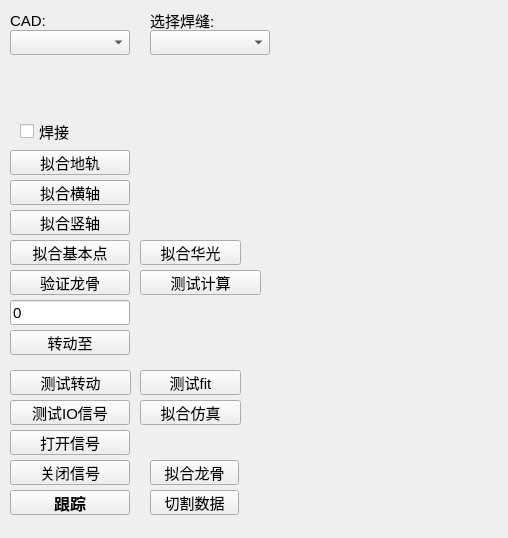
<?xml version="1.0" encoding="UTF-8"?>
<ui version="4.0">
 <class>Tracing</class>
 <widget class="QWidget" name="Tracing">
  <property name="geometry">
   <rect>
    <x>0</x>
    <y>0</y>
    <width>508</width>
    <height>538</height>
   </rect>
  </property>
  <property name="windowTitle">
   <string>Form</string>
  </property>
  <widget class="QLabel" name="label">
   <property name="geometry">
    <rect>
     <x>150</x>
     <y>10</y>
     <width>71</width>
     <height>21</height>
    </rect>
   </property>
   <property name="font">
    <font>
     <pointsize>11</pointsize>
    </font>
   </property>
   <property name="text">
    <string>选择焊缝:</string>
   </property>
  </widget>
  <widget class="QComboBox" name="cbxSEAM">
   <property name="geometry">
    <rect>
     <x>150</x>
     <y>30</y>
     <width>120</width>
     <height>25</height>
    </rect>
   </property>
   <property name="font">
    <font>
     <pointsize>11</pointsize>
    </font>
   </property>
  </widget>
  <widget class="QLabel" name="label_2">
   <property name="geometry">
    <rect>
     <x>10</x>
     <y>10</y>
     <width>51</width>
     <height>21</height>
    </rect>
   </property>
   <property name="font">
    <font>
     <pointsize>11</pointsize>
    </font>
   </property>
   <property name="text">
    <string>CAD:</string>
   </property>
  </widget>
  <widget class="QComboBox" name="cbxCAD">
   <property name="geometry">
    <rect>
     <x>10</x>
     <y>30</y>
     <width>120</width>
     <height>25</height>
    </rect>
   </property>
   <property name="font">
    <font>
     <pointsize>11</pointsize>
    </font>
   </property>
  </widget>
  <widget class="QCheckBox" name="ckxWeld">
   <property name="geometry">
    <rect>
     <x>20</x>
     <y>120</y>
     <width>61</width>
     <height>23</height>
    </rect>
   </property>
   <property name="font">
    <font>
     <pointsize>11</pointsize>
    </font>
   </property>
   <property name="text">
    <string>焊接</string>
   </property>
  </widget>
  <widget class="QPushButton" name="btnPosition3">
   <property name="geometry">
    <rect>
     <x>10</x>
     <y>210</y>
     <width>120</width>
     <height>25</height>
    </rect>
   </property>
   <property name="font">
    <font>
     <pointsize>11</pointsize>
    </font>
   </property>
   <property name="text">
    <string>拟合竖轴</string>
   </property>
  </widget>
  <widget class="QPushButton" name="home">
   <property name="geometry">
    <rect>
     <x>10</x>
     <y>330</y>
     <width>120</width>
     <height>25</height>
    </rect>
   </property>
   <property name="font">
    <font>
     <pointsize>11</pointsize>
    </font>
   </property>
   <property name="text">
    <string>转动至</string>
   </property>
  </widget>
  <widget class="QLineEdit" name="dig">
   <property name="geometry">
    <rect>
     <x>10</x>
     <y>300</y>
     <width>120</width>
     <height>25</height>
    </rect>
   </property>
   <property name="font">
    <font>
     <pointsize>11</pointsize>
    </font>
   </property>
   <property name="text">
    <string>0</string>
   </property>
  </widget>
  <widget class="QPushButton" name="rotateTrack">
   <property name="geometry">
    <rect>
     <x>10</x>
     <y>490</y>
     <width>120</width>
     <height>25</height>
    </rect>
   </property>
   <property name="font">
    <font>
     <pointsize>12</pointsize>
     <weight>75</weight>
     <bold>true</bold>
    </font>
   </property>
   <property name="text">
    <string>跟踪</string>
   </property>
  </widget>
  <widget class="QPushButton" name="btnPosition2">
   <property name="geometry">
    <rect>
     <x>10</x>
     <y>180</y>
     <width>120</width>
     <height>25</height>
    </rect>
   </property>
   <property name="font">
    <font>
     <pointsize>11</pointsize>
    </font>
   </property>
   <property name="text">
    <string>拟合横轴</string>
   </property>
  </widget>
  <widget class="QPushButton" name="btnPosition1">
   <property name="geometry">
    <rect>
     <x>10</x>
     <y>150</y>
     <width>120</width>
     <height>25</height>
    </rect>
   </property>
   <property name="font">
    <font>
     <pointsize>11</pointsize>
    </font>
   </property>
   <property name="text">
    <string>拟合地轨</string>
   </property>
  </widget>
  <widget class="QPushButton" name="home_2">
   <property name="geometry">
    <rect>
     <x>10</x>
     <y>460</y>
     <width>120</width>
     <height>25</height>
    </rect>
   </property>
   <property name="font">
    <font>
     <pointsize>11</pointsize>
    </font>
   </property>
   <property name="text">
    <string>关闭信号</string>
   </property>
  </widget>
  <widget class="QPushButton" name="home_3">
   <property name="geometry">
    <rect>
     <x>10</x>
     <y>400</y>
     <width>120</width>
     <height>25</height>
    </rect>
   </property>
   <property name="font">
    <font>
     <pointsize>11</pointsize>
    </font>
   </property>
   <property name="text">
    <string>测试IO信号</string>
   </property>
  </widget>
  <widget class="QPushButton" name="signal51">
   <property name="geometry">
    <rect>
     <x>10</x>
     <y>430</y>
     <width>120</width>
     <height>25</height>
    </rect>
   </property>
   <property name="font">
    <font>
     <pointsize>11</pointsize>
    </font>
   </property>
   <property name="text">
    <string>打开信号</string>
   </property>
  </widget>
  <widget class="QPushButton" name="verifiKeel">
   <property name="geometry">
    <rect>
     <x>10</x>
     <y>270</y>
     <width>120</width>
     <height>25</height>
    </rect>
   </property>
   <property name="font">
    <font>
     <pointsize>11</pointsize>
    </font>
   </property>
   <property name="text">
    <string>验证龙骨</string>
   </property>
  </widget>
  <widget class="QPushButton" name="fitBase">
   <property name="geometry">
    <rect>
     <x>10</x>
     <y>240</y>
     <width>120</width>
     <height>25</height>
    </rect>
   </property>
   <property name="font">
    <font>
     <pointsize>11</pointsize>
    </font>
   </property>
   <property name="text">
    <string>拟合基本点</string>
   </property>
  </widget>
  <widget class="QPushButton" name="pushButton_2">
   <property name="geometry">
    <rect>
     <x>150</x>
     <y>460</y>
     <width>89</width>
     <height>25</height>
    </rect>
   </property>
   <property name="font">
    <font>
     <pointsize>11</pointsize>
    </font>
   </property>
   <property name="text">
    <string>拟合龙骨</string>
   </property>
  </widget>
  <widget class="QPushButton" name="pushButton_3">
   <property name="geometry">
    <rect>
     <x>150</x>
     <y>490</y>
     <width>89</width>
     <height>25</height>
    </rect>
   </property>
   <property name="font">
    <font>
     <pointsize>11</pointsize>
    </font>
   </property>
   <property name="text">
    <string>切割数据</string>
   </property>
  </widget>
  <widget class="QPushButton" name="testRotate">
   <property name="geometry">
    <rect>
     <x>10</x>
     <y>370</y>
     <width>121</width>
     <height>25</height>
    </rect>
   </property>
   <property name="font">
    <font>
     <pointsize>11</pointsize>
    </font>
   </property>
   <property name="text">
    <string>测试转动</string>
   </property>
  </widget>
  <widget class="QPushButton" name="fitHGBase">
   <property name="geometry">
    <rect>
     <x>140</x>
     <y>240</y>
     <width>101</width>
     <height>25</height>
    </rect>
   </property>
   <property name="font">
    <font>
     <pointsize>11</pointsize>
    </font>
   </property>
   <property name="text">
    <string>拟合华光</string>
   </property>
  </widget>
  <widget class="QPushButton" name="testFit">
   <property name="geometry">
    <rect>
     <x>140</x>
     <y>370</y>
     <width>101</width>
     <height>25</height>
    </rect>
   </property>
   <property name="font">
    <font>
     <pointsize>11</pointsize>
    </font>
   </property>
   <property name="text">
    <string>测试fit</string>
   </property>
  </widget>
  <widget class="QPushButton" name="simuFit">
   <property name="geometry">
    <rect>
     <x>140</x>
     <y>400</y>
     <width>101</width>
     <height>25</height>
    </rect>
   </property>
   <property name="font">
    <font>
     <pointsize>11</pointsize>
    </font>
   </property>
   <property name="text">
    <string>拟合仿真</string>
   </property>
  </widget>
  <widget class="QPushButton" name="testRotate_2">
   <property name="geometry">
    <rect>
     <x>140</x>
     <y>270</y>
     <width>121</width>
     <height>25</height>
    </rect>
   </property>
   <property name="font">
    <font>
     <pointsize>11</pointsize>
    </font>
   </property>
   <property name="text">
    <string>测试计算</string>
   </property>
  </widget>
 </widget>
 <resources/>
 <connections/>
</ui>
